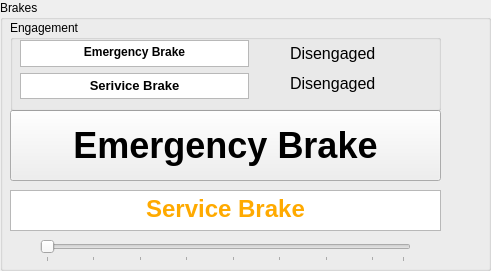
     <widget class="QGroupBox" name="brake_box">
      <property name="geometry">
       <rect>
        <x>500</x>
        <y>300</y>
        <width>491</width>
        <height>271</height>
       </rect>
      </property>
      <property name="title">
       <string>Brakes</string>
      </property>
      <widget class="QPushButton" name="e_brake_button">
       <property name="geometry">
        <rect>
         <x>10</x>
         <y>110</y>
         <width>431</width>
         <height>71</height>
        </rect>
       </property>
       <property name="font">
        <font>
         <pointsize>27</pointsize>
         <weight>75</weight>
         <bold>true</bold>
         <underline>false</underline>
         <strikeout>false</strikeout>
         <kerning>true</kerning>
        </font>
       </property>
       <property name="autoFillBackground">
        <bool>true</bool>
       </property>
       <property name="text">
        <string>Emergency Brake</string>
       </property>
      </widget>
      <widget class="QTextBrowser" name="s_brake_txt_2">
       <property name="geometry">
        <rect>
         <x>10</x>
         <y>190</y>
         <width>431</width>
         <height>41</height>
        </rect>
       </property>
       <property name="font">
        <font>
         <pointsize>6</pointsize>
        </font>
       </property>
       <property name="verticalScrollBarPolicy">
        <enum>Qt::ScrollBarAlwaysOff</enum>
       </property>
       <property name="horizontalScrollBarPolicy">
        <enum>Qt::ScrollBarAlwaysOff</enum>
       </property>
       <property name="html">
        <string>&lt;!DOCTYPE HTML PUBLIC &quot;-//W3C//DTD HTML 4.0//EN&quot; &quot;http://www.w3.org/TR/REC-html40/strict.dtd&quot;&gt;
&lt;html&gt;&lt;head&gt;&lt;meta name=&quot;qrichtext&quot; content=&quot;1&quot; /&gt;&lt;style type=&quot;text/css&quot;&gt;
p, li { white-space: pre-wrap; }
&lt;/style&gt;&lt;/head&gt;&lt;body style=&quot; font-family:'MS Shell Dlg 2'; font-size:6pt; font-weight:400; font-style:normal;&quot;&gt;
&lt;p align=&quot;center&quot; style=&quot; margin-top:0px; margin-bottom:0px; margin-left:0px; margin-right:0px; -qt-block-indent:0; text-indent:0px;&quot;&gt;&lt;span style=&quot; font-size:18pt; font-weight:600; color:#ffaa00;&quot;&gt;Service Brake&lt;/span&gt;&lt;/p&gt;&lt;/body&gt;&lt;/html&gt;</string>
       </property>
      </widget>
      <widget class="QGroupBox" name="engage_box">
       <property name="geometry">
        <rect>
         <x>10</x>
         <y>20</y>
         <width>431</width>
         <height>91</height>
        </rect>
       </property>
       <property name="title">
        <string>Engagement</string>
       </property>
       <widget class="QTextBrowser" name="s_brake_txt">
        <property name="geometry">
         <rect>
          <x>10</x>
          <y>53</y>
          <width>229</width>
          <height>26</height>
         </rect>
        </property>
        <property name="verticalScrollBarPolicy">
         <enum>Qt::ScrollBarAlwaysOff</enum>
        </property>
        <property name="horizontalScrollBarPolicy">
         <enum>Qt::ScrollBarAlwaysOff</enum>
        </property>
        <property name="html">
         <string>&lt;!DOCTYPE HTML PUBLIC &quot;-//W3C//DTD HTML 4.0//EN&quot; &quot;http://www.w3.org/TR/REC-html40/strict.dtd&quot;&gt;
&lt;html&gt;&lt;head&gt;&lt;meta name=&quot;qrichtext&quot; content=&quot;1&quot; /&gt;&lt;style type=&quot;text/css&quot;&gt;
p, li { white-space: pre-wrap; }
&lt;/style&gt;&lt;/head&gt;&lt;body style=&quot; font-family:'MS Shell Dlg 2'; font-size:10pt; font-weight:400; font-style:normal;&quot;&gt;
&lt;p align=&quot;center&quot; style=&quot; margin-top:0px; margin-bottom:0px; margin-left:0px; margin-right:0px; -qt-block-indent:0; text-indent:0px;&quot;&gt;&lt;span style=&quot; font-weight:696;&quot;&gt;Serivice Brake&lt;/span&gt;&lt;/p&gt;&lt;/body&gt;&lt;/html&gt;</string>
        </property>
       </widget>
       <widget class="QTextBrowser" name="e_brake_txt">
        <property name="geometry">
         <rect>
          <x>10</x>
          <y>20</y>
          <width>229</width>
          <height>27</height>
         </rect>
        </property>
        <property name="verticalScrollBarPolicy">
         <enum>Qt::ScrollBarAlwaysOff</enum>
        </property>
        <property name="horizontalScrollBarPolicy">
         <enum>Qt::ScrollBarAlwaysOff</enum>
        </property>
        <property name="html">
         <string>&lt;!DOCTYPE HTML PUBLIC &quot;-//W3C//DTD HTML 4.0//EN&quot; &quot;http://www.w3.org/TR/REC-html40/strict.dtd&quot;&gt;
&lt;html&gt;&lt;head&gt;&lt;meta name=&quot;qrichtext&quot; content=&quot;1&quot; /&gt;&lt;style type=&quot;text/css&quot;&gt;
p, li { white-space: pre-wrap; }
&lt;/style&gt;&lt;/head&gt;&lt;body style=&quot; font-family:'MS Shell Dlg 2'; font-size:10pt; font-weight:400; font-style:normal;&quot;&gt;
&lt;p align=&quot;center&quot; style=&quot; margin-top:0px; margin-bottom:0px; margin-left:0px; margin-right:0px; -qt-block-indent:0; text-indent:0px;&quot;&gt;&lt;span style=&quot; font-size:9pt; font-weight:696;&quot;&gt;Emergency Brake&lt;/span&gt;&lt;/p&gt;&lt;/body&gt;&lt;/html&gt;</string>
        </property>
       </widget>
       <widget class="QLabel" name="s_label_display">
        <property name="geometry">
         <rect>
          <x>280</x>
          <y>50</y>
          <width>87</width>
          <height>27</height>
         </rect>
        </property>
        <property name="font">
         <font>
          <pointsize>12</pointsize>
         </font>
        </property>
        <property name="text">
         <string>Disengaged</string>
        </property>
       </widget>
       <widget class="QLabel" name="e_label_display">
        <property name="geometry">
         <rect>
          <x>280</x>
          <y>20</y>
          <width>87</width>
          <height>27</height>
         </rect>
        </property>
        <property name="font">
         <font>
          <pointsize>12</pointsize>
         </font>
        </property>
        <property name="styleSheet">
         <string notr="true">text-align: center</string>
        </property>
        <property name="text">
         <string>Disengaged</string>
        </property>
       </widget>
      </widget>
      <widget class="QSlider" name="s_slider">
       <property name="geometry">
        <rect>
         <x>40</x>
         <y>240</y>
         <width>371</width>
         <height>22</height>
        </rect>
       </property>
       <property name="minimum">
        <number>1</number>
       </property>
       <property name="maximum">
        <number>24</number>
       </property>
       <property name="pageStep">
        <number>8</number>
       </property>
       <property name="sliderPosition">
        <number>1</number>
       </property>
       <property name="orientation">
        <enum>Qt::Horizontal</enum>
       </property>
       <property name="invertedAppearance">
        <bool>false</bool>
       </property>
       <property name="tickPosition">
        <enum>QSlider::TicksBelow</enum>
       </property>
       <property name="tickInterval">
        <number>3</number>
       </property>
      </widget>
     </widget>
